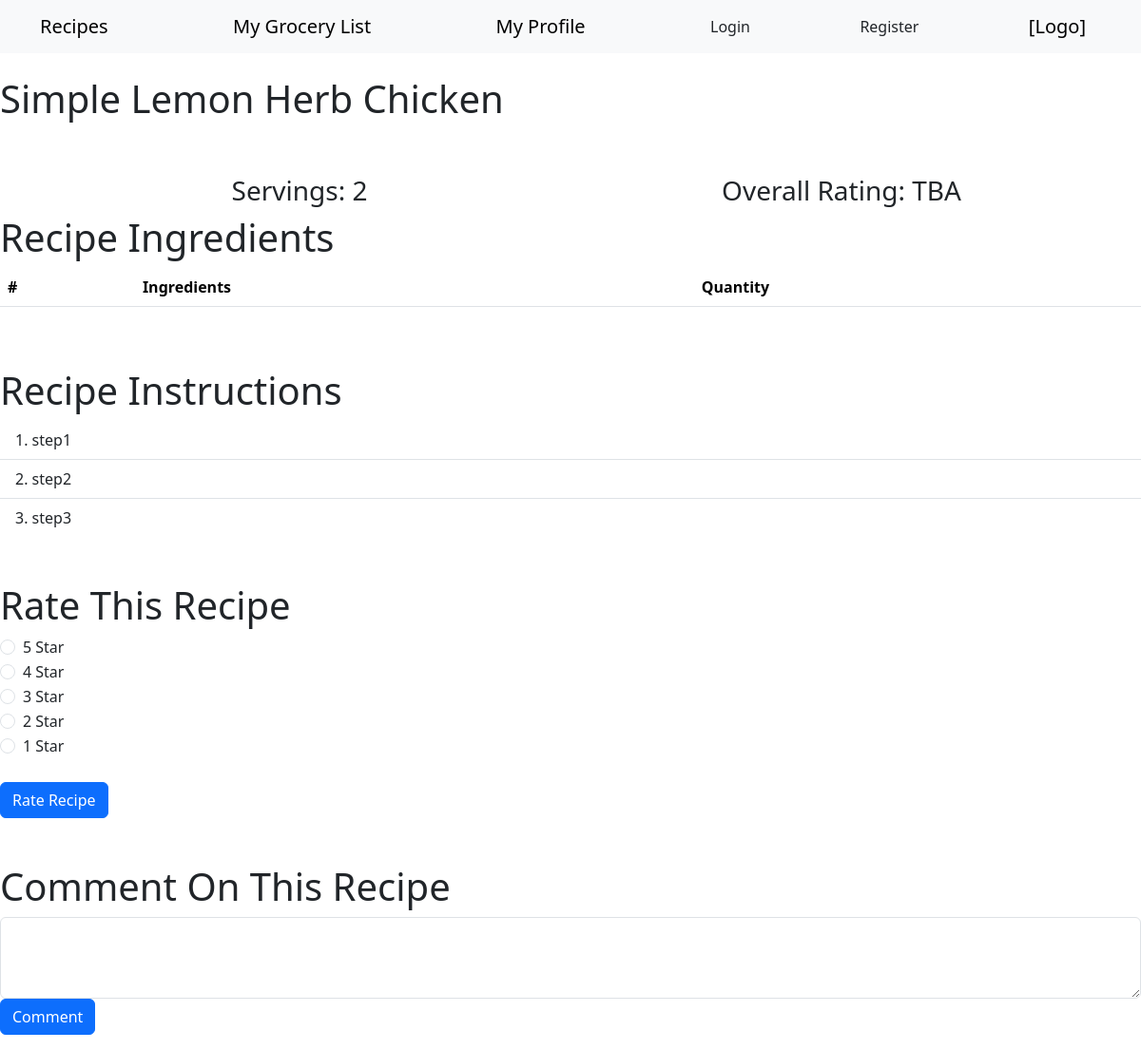
The app's page /recipe-1, older data.
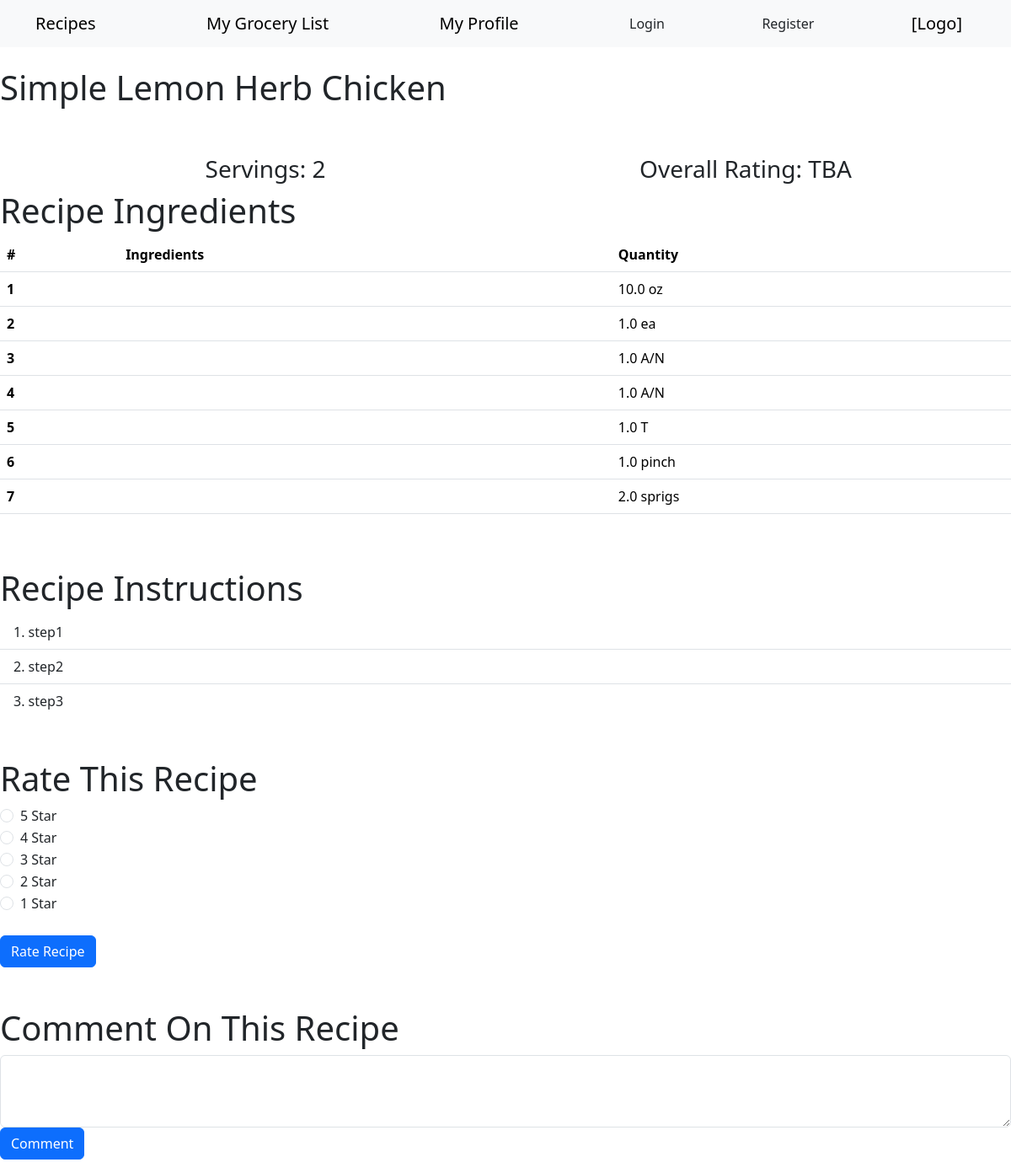
The same page, newer data.
### app/models.py (models this page shows, shortened)
class Recipe(db.Model):
	__tablename__ = 'recipes'
	recipe_id = db.Column(db.Integer, primary_key=True)
	recipe_desc = db.Column(db.String(100))
	recipe_type = db.Column(db.String(50))
	recipe_servings = db.Column(db.Integer)
	recipe_rating = db.Column(db.Integer)
	recipe_insns = db.Column(db.String(1000))

class Recipe_Ingredient(db.Model):
	__tablename__ = 'recipe_ingredients'
	recing_id = db.Column(db.Integer, primary_key=True)
	recipe_id = db.Column(db.Integer, db.ForeignKey('recipes.recipe_id'))
	ing_id = db.Column(db.Integer, db.ForeignKey('ingredients.ing_id'))
	ing_qty = db.Column(db.Double)
	ing_uom = db.Column(db.String(10))

### app/routes.py (the view)
@myapp_obj.route("/recipe-<id>")
def recipeX(id):
	recipe = db.session.get(Recipe, id)
	ing_descs = get_Ing_Descs(id)
	recipe_qtys = Recipe_Ingredient.query.filter(Recipe_Ingredient.recipe_id==id).all()
	recipe_insns = ['step1', 'step2', 'step3'] # insns to be parsed soon
	rform = RatingsForm()
	cform = CommentsForm()
	if cform.validate_on_submit(): # comments form validation / db submission
		cmt_tmstp = str(datetime.now())
		comment = Recipe_Comment(
			comment_desc=form.comment_desc.data,
			user_id=1,
			recipe_id=id,
			comment_tmstp=cmt_tmstp
		)
		db.session.add(comment)
		db.session.commit()
		print(f'Comment has been added!')
		return redirect("/")
	else:
		print("Comments Form Error")
	if rform.validate_on_submit(): # ratings form validation / db submission
		return redirect("/")
	else:
		print("Ratings Form Error")
	return render_template(
		"recipe.html",
		recipe=recipe,
		ing_descs=ing_descs,
		qtys=recipe_qtys,
		recipe_insns=recipe_insns,
		cform=cform, rform=rform
	)

### app/forms.py
class RatingsForm(FlaskForm):
	rating_id = HiddenField()

class CommentsForm(FlaskForm):
	comment_id = HiddenField()
	comment_desc = StringField('COMMENT', [validators.DataRequired()])
	submit = SubmitField('Comment')

### app/routes.py (called while the page is built)
def get_Ing_Descs(id):
	ingredients = Recipe_Ingredient.query.all()
	descs = []
	recipe_ings = Recipe_Ingredient.query.filter(Recipe_Ingredient.recipe_id==id).all()

### app/templates/recipe.html
{% extends 'base.html' %}
{% block header %}
	<br>
	<h1>{% block title %}{{recipe.recipe_desc}}{% endblock %}</h1>
{% endblock %}
{% block content %}
		<br><br>
		<div class="container text-center">
		<div class="row">
		<div class="col"><h3>Servings: {{recipe.recipe_servings}}</h3></div>
		<div class="col"><h3>Overall Rating: {{recipe.recipe_rating}}</h3></div>
		</div></div>
		<h1>Recipe Ingredients</h1>
		<table class="table">
		<thead><tr>
		<th scope="col">#</th>
		<th scope="col">Ingredients</th>
		<th scope="col">Quantity</th>
		</tr></thead>
		<tbody>
		{% for qty in qtys %}
		<tr><th scope="row">{{loop.index}}</th>
		<td>{{ing_descs[loop.index]}}</td>
		<td>{{qty.ing_qty}} {{qty.ing_uom}}</td></tr>
		{% endfor %}
		</tbody>
		</table><br><br>
		<h1>Recipe Instructions</h1>
		<ol class="list-group list-group-numbered list-group-flush">
		{% for insn in recipe_insns %}
		<li class="list-group-item">{{insn}}</li>
		{% endfor %}
		</ol>
		<br><br>
		<h1>Rate This Recipe</h1>
		<form method="POST" action="/">
		<div class="form-check">
  		<input class="form-check-input" type="radio" name="radioDefault" id="radioDefault5">
  		<label class="form-check-label" for="radioDefault5">5 Star</label>
		</div>
		<div class="form-check">
		<input class="form-check-input" type="radio" name="radioDefault" id="radioDefault4">
		<label class="form-check-label" for="radioDefault4">4 Star</label>
		</div>
		<div class="form-check">
		<input class="form-check-input" type="radio" name="radioDefault" id="radioDefault3">
		<label class="form-check-label" for="radioDefault3">3 Star</label>
		</div>
		<div class="form-check">
		<input class="form-check-input" type="radio" name="radioDefault" id="radioDefault2">
		<label class="form-check-label" for="radioDefault2">2 Star</label>
		</div>
		<div class="form-check">
		<input class="form-check-input" type="radio" name="radioDefault" id="radioDefault1">
		<label class="form-check-label" for="radioDefault1">1 Star</label>
		</div>
		<br>
		<button type="submit" class="btn btn-primary">Rate Recipe</button>
		</form>
		<br><br>
		<h1>Comment On This Recipe</h1>
		<form>
		<div class="mb-3">
		<textarea class="form-control" id="exampleFormControlTextarea1" rows="3"></textarea>
		<button type="submit" class="btn btn-primary">Comment</button>
		</div>
		</form>
{% endblock %}

### app/templates/base.html (shortened to what this page needs)
<!DOCTYPE html>
<link href="https://cdn.jsdelivr.net/npm/bootstrap@5.3.5/dist/css/bootstrap.min.css" rel="stylesheet">
<nav class="navbar sticky-top bg-body-tertiary">
<div class="container">
<a class="navbar-brand" href="/">Recipes</a>
<a class="navbar-brand" href="/grocery-list">My Grocery List</a>
<a class="navbar-brand" href="/user">My Profile</a>
{% if session.get("user") %}
    <a href="{{ url_for('logout') }}" class="nav-link">Logout</a>
{% else %}
    <a href="{{ url_for('login') }}" class="nav-link">Login</a>
{% endif %}
<a href="{{ url_for('register') }}" class="nav-link">Register</a>
<a class="navbar-brand" href="/">[Logo]</a>
</div>
</nav>
<section class="content">
  <header>
	{% block header %}{% endblock %}
  </header>
	{% block content %}{% endblock %}
</section>

Row changes from the older to the newer data that the page shows:
added Recipe_Ingredient: ing_qty "10.0", ing_uom "oz"
added Recipe_Ingredient: ing_qty "1.0", ing_uom "ea"
added Recipe_Ingredient: ing_qty "1.0", ing_uom "A/N"
added Recipe_Ingredient: ing_qty "1.0", ing_uom "A/N"
added Recipe_Ingredient: ing_qty "1.0", ing_uom "T"
added Recipe_Ingredient: ing_qty "1.0", ing_uom "pinch"
added Recipe_Ingredient: ing_qty "2.0", ing_uom "sprigs"
